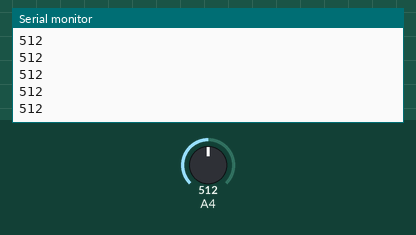
Simulated run of this sketch. Board: Arduino Uno, built with avr-gcc and run on an emulated ATmega328P. Parts: the last lines printed to the serial monitor. The test bench sets the inputs (shaded band); at power-on: A4 = 512.

Above: at 1.2 s.
1.3 s: A4 set to 716
At 2.1 s:
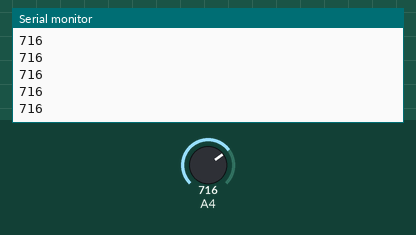
2.8 s: A4 set to 900
At 3.7 s:
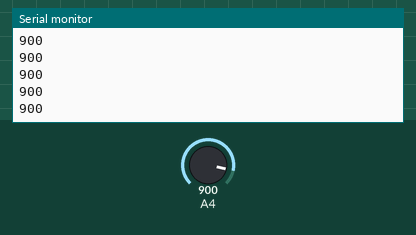
Timing chart, 0 to 5.8 s (numbered marks = the images above; inputs shaded):
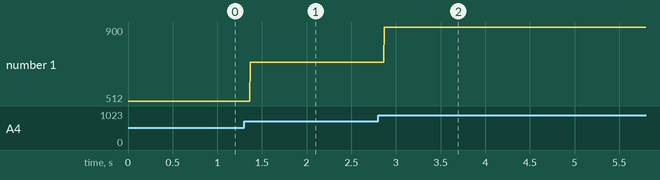

The sketch:

VRES_Controller_Test.ino
```cpp
// Joystick Variables
const int SW_pin = 2; // digital pin connected to switch output
const int X_pin = 0; // analog pin connected to X output
const int Y_pin = 1; // analog pin connected to Y output

//Buttons Variables (with potentiometer on the left)
int leftButtonPin = 8;
int rightButtonPin = 9;

void setup() {
  //Joystick Setup
  pinMode(SW_pin, INPUT);
  digitalWrite(SW_pin, HIGH);


  //Buttons Setup
  pinMode(leftButtonPin, INPUT_PULLUP);
  pinMode(rightButtonPin, INPUT_PULLUP);

  Serial.begin(9600);
}

void loop() {
  //Joystick Output
  /*
  Serial.print("Switch:  ");
  Serial.print(digitalRead(SW_pin));
  Serial.print("\n");
  Serial.print("X-axis: ");
  Serial.print(analogRead(X_pin));
  Serial.print("\n");
  Serial.print("Y-axis: ");
  Serial.println(analogRead(Y_pin));
  Serial.print("\n\n");
  delay(1000);
  */
  /*
  //Button Output
  if (digitalRead(rightButtonPin) == HIGH)
  {
    Serial.println("Right Button ON");
  }

  if (digitalRead(leftButtonPin) == HIGH)
  {
    Serial.println("Left Button ON");
  }
  */
  int analogValue = analogRead(A4);
  Serial.println(analogValue);


}
```

Measured:
- after the input at 1.3 s, the serial monitor: prints a new line after 0.07 s (image 1)
- after the input at 2.8 s, the serial monitor: prints a new line after 0.07 s (image 2)
- plotted number 1: 512 → 716 after the input at 1.3 s, 716 → 900 after the input at 2.8 s
